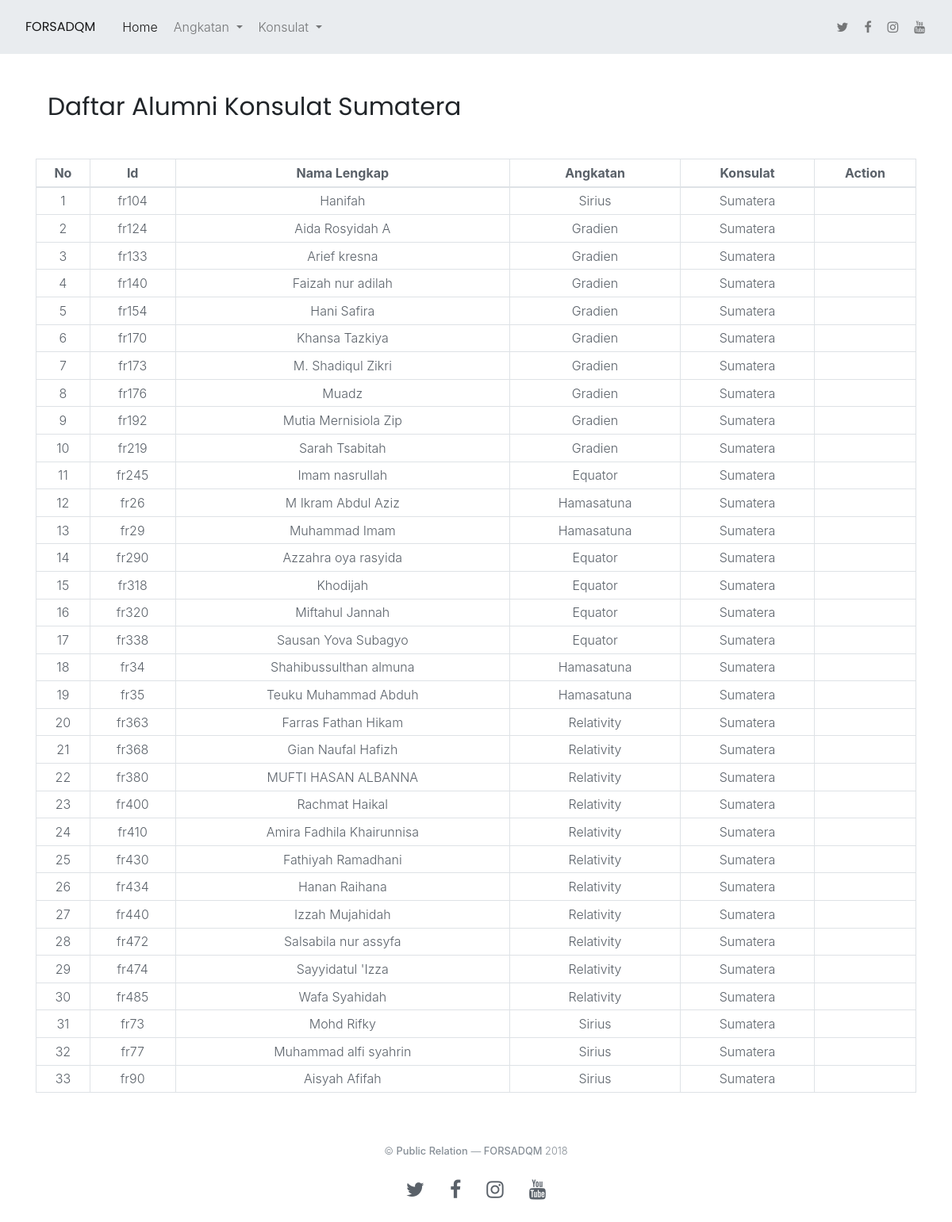
The app's page /index.php/konsulat/sumatera with its own data.
### tables this page shows
CREATE TABLE `t_alumni` (
  `id` varchar(5) NOT NULL,
  `nama` varchar(34) NOT NULL,
  `jk` varchar(6) NOT NULL,
  `tempat` varchar(33) DEFAULT NULL,
  `tgl` date DEFAULT NULL,
  `angkatan` int(11) NOT NULL,
  `status` varchar(28) DEFAULT NULL,
  `alamat` varchar(162) NOT NULL,
  `konsulat` int(11) NOT NULL,
  `hp` varchar(40) NOT NULL,
  `email` varchar(45) DEFAULT NULL,
  `sosmed` varchar(70) DEFAULT NULL,
  `profesi` varchar(62) NOT NULL,
  `pekerjaan` varchar(98) NOT NULL,
  `institusi` varchar(67) DEFAULT NULL,
  `fakultas` varchar(66) DEFAULT NULL,
  `kerja` varchar(37) DEFAULT NULL,
  `perusahaan` varchar(101) DEFAULT NULL,
  `riwayat` varchar(554) DEFAULT NULL,
  `prestasi` varchar(500) DEFAULT NULL,
  `liqo` varchar(5) DEFAULT NULL,
  `murobbi` varchar(426) DEFAULT NULL,
  `hp_murobbi` varchar(23) DEFAULT NULL,
  `alasan` varchar(174) DEFAULT NULL
);

CREATE TABLE `t_angkatan` (
  `id` int(11) NOT NULL,
  `nama` varchar(30) NOT NULL
);

CREATE TABLE `t_konsulat` (
  `id` int(11) NOT NULL,
  `nama` varchar(30) NOT NULL
);

### application/controllers/Konsulat.php (called while the page is built, shortened)
<?php
class Konsulat extends CI_Controller{
    function sumatera(){
        $this->load->model('M_Forsadqm');
		$data['alumni']		= $this->M_Forsadqm->alumni()->result();
		$data['konsulat']	= $this->M_Forsadqm->konsulat()->result();
		$data['angkatan']	= $this->M_Forsadqm->angkatan()->result();
		$data['sumatera']    	= $this->db->get_where('t_alumni',array('konsulat'=>'12'))->result();
		$data['irhaby']			= $this->db->get_where('t_alumni',array('angkatan'=>'1'))->result();
		$data['hamasatuna']		= $this->db->get_where('t_alumni',array('angkatan'=>'2'))->result();
		$data['sirius']			= $this->db->get_where('t_alumni',array('angkatan'=>'3'))->result();
		$data['gradien']		= $this->db->get_where('t_alumni',array('angkatan'=>'4'))->result();
		$data['equator']		= $this->db->get_where('t_alumni',array('angkatan'=>'5'))->result();
		$data['relativity']		= $this->db->get_where('t_alumni',array('angkatan'=>'6'))->result();
		$this->load->view('layout/header');
		$this->load->view('konsulat/sumatera',$data);
		$this->load->view('layout/footer');
    }
}
?>

### index.php (called while the page is built, shortened)
<?php
require_once BASEPATH.'core/CodeIgniter.php';

### application/models/M_Forsadqm.php (called while the page is built, shortened)
<?php
class M_Forsadqm extends CI_Model{
    function konsulat(){
        return $this->db->get('t_konsulat');
        return $query->result();
    }
    function angkatan(){
        return $this->db->get('t_angkatan');
        return $query->result();
    }
}
?>

### application/views/konsulat/sumatera.php (the view)
<div id="" class="container mb-5 mt-5">
       <div class="section-title col-md-12 ml-auto mr-auto">
           <h3 class="mb-4">Daftar Alumni Konsulat Sumatera</h3>
       </div>
   </div>
   <div class="container">
       <table class="table table-sm table-bordered table-hover">
           <thead>
               <tr>
                   <th class="text-center">No</th>
                   <th class="text-center">Id</th>
                   <th class="text-center">Nama Lengkap</th>
                   <th class="text-center">Angkatan</th>
                   <th class="text-center">Konsulat</th>
                   <th class="text-center">Action</th>
               </tr>
           </thead>
           <tbody>
           <?php
           $no = 1;
           foreach($sumatera as $a){ ?>
               <tr>
                   <td class="text-center"><?php echo $no++ ?></td>
                   <td class="text-center"><?php echo $a->id ?></td>
                   <td class="text-center"><?php echo $a->nama ?></td>
                   <td class="text-center">
                       <?php foreach($angkatan as $an){ ?>
                           <?php if($a->angkatan == $an->id): ?>
                               <?php echo $an->nama ?>
                           <?php endif; ?>
                       <?php } ?>
                   </td>
                   <td class="text-center">
                       <?php foreach($konsulat as $k){ ?>
                           <?php if($a->konsulat == $k->id): ?>
                               <?php echo $k->nama ?>
                           <?php endif; ?>
                       <?php } ?>
                   </td>
                   <td class="text-center"></td>
               </tr>
           <?php } ?>
           </tbody>
       </table>
   </div>

### records on screen
t_alumni: id "fr104", nama "Hanifah"
t_angkatan: nama "Sirius"
t_konsulat: nama "Sumatera"
t_alumni: id "fr124", nama "Aida Rosyidah A"
t_angkatan: nama "Gradien"
t_alumni: id "fr133", nama "Arief kresna"
t_alumni: id "fr140", nama "Faizah nur adilah"
t_alumni: id "fr154", nama "Hani Safira"
t_alumni: id "fr170", nama "Khansa Tazkiya"
t_alumni: id "fr173", nama "M. Shadiqul Zikri"
t_alumni: id "fr176", nama "Muadz"
t_alumni: id "fr192", nama "Mutia Mernisiola Zip"
t_alumni: id "fr219", nama "Sarah Tsabitah"
t_alumni: id "fr245", nama "Imam nasrullah"
t_angkatan: nama "Equator"
t_alumni: id "fr26", nama "M Ikram Abdul Aziz"
t_angkatan: nama "Hamasatuna"
t_alumni: id "fr29", nama "Muhammad Imam"
t_alumni: id "fr290", nama "Azzahra oya rasyida"
t_alumni: id "fr318", nama "Khodijah"
t_alumni: id "fr320", nama "Miftahul Jannah"
t_alumni: id "fr338", nama "Sausan Yova Subagyo"
t_alumni: id "fr34", nama "Shahibussulthan almuna"
t_alumni: id "fr35", nama "Teuku Muhammad Abduh"
t_alumni: id "fr363", nama "Farras Fathan Hikam"
t_angkatan: nama "Relativity"
t_alumni: id "fr368", nama "Gian Naufal Hafizh"
t_alumni: id "fr380", nama "MUFTI HASAN ALBANNA"
t_alumni: id "fr400", nama "Rachmat Haikal"
t_alumni: id "fr410", nama "Amira Fadhila Khairunnisa"
t_alumni: id "fr430", nama "Fathiyah Ramadhani"
t_alumni: id "fr434", nama "Hanan Raihana"
t_alumni: id "fr440", nama "Izzah Mujahidah"
t_alumni: id "fr472", nama "Salsabila nur assyfa"
t_alumni: id "fr474", nama "Sayyidatul 'Izza"
t_alumni: id "fr485", nama "Wafa Syahidah"
t_alumni: id "fr73", nama "Mohd Rifky"
t_alumni: id "fr77", nama "Muhammad alfi syahrin"
t_alumni: id "fr90", nama "Aisyah Afifah"
